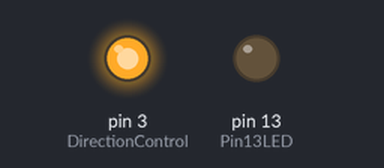
Recording of a sketch running on a simulated Arduino Nano, built with avr-gcc and run on an emulated ATmega328P. Parts: output pins drawn as LEDs (lit = HIGH). What the sketch prints to the serial monitor is not drawn.

Above: at 0.05 s.
Timing chart, 0 to 3.0 s (numbered marks = the images above):
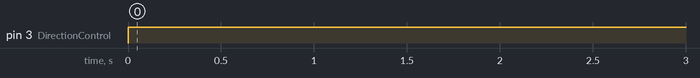

The sketch:

zendrs485.ino.ino
```cpp
//   https://github.com/v12345vtm
// https://www.youtube.com/user/v12345vtm

//#include<SoftwareSerial.h>
#define DirectionControl 3
#define Pin13LED 13
int RX;

//SoftwareSerial RS485(8,9);

void setup() {
  // put your setup code here, to run once:
  //Serial.begin(115200);
  //Serial.println("configuring hardware    //Serial:\n");
  Serial.begin(115200 , SERIAL_8N2);
  //Serial.println("configuring RS485 sender com8" );
  //Serial.println("set up done!!");


  //Serial.println("SCHEMATIC RS485 SENDER ");
  //Serial.println("use arduino nano");
  //Serial.println("and rs485 arduino module");
  //Serial.println(" ");
  //Serial.println("connect arduino:D3 to rs485-module:RE and DE ");
  //Serial.println("connect arduino:D8 to rs485-module:RO");
  //Serial.println("connect arduino:D9 to rs485-module: DI ");

  //Serial.println("connect arduino:+5Volt to rs485-module:VCC");
  //Serial.println("connect arduino:GND to rs485-module:GND");

  //Serial.println(" rs485-module:A to the rs485-device:A");
  //Serial.println(" rs485-module:B to the rs485-device:B");

  pinMode(Pin13LED, OUTPUT);
  pinMode(DirectionControl, OUTPUT);

  digitalWrite(DirectionControl, LOW); //preparing for receiption
}

void loop() { //com8
  digitalWrite(DirectionControl, HIGH); //preparing for send
  Serial.println(millis());
  //Serial.println(millis());
  delay(1000);

  digitalWrite(DirectionControl, LOW); //preparing for receiption
}
```

Measured:
- by itself, pin 3 (DirectionControl): LOW → HIGH at 0.00 s
